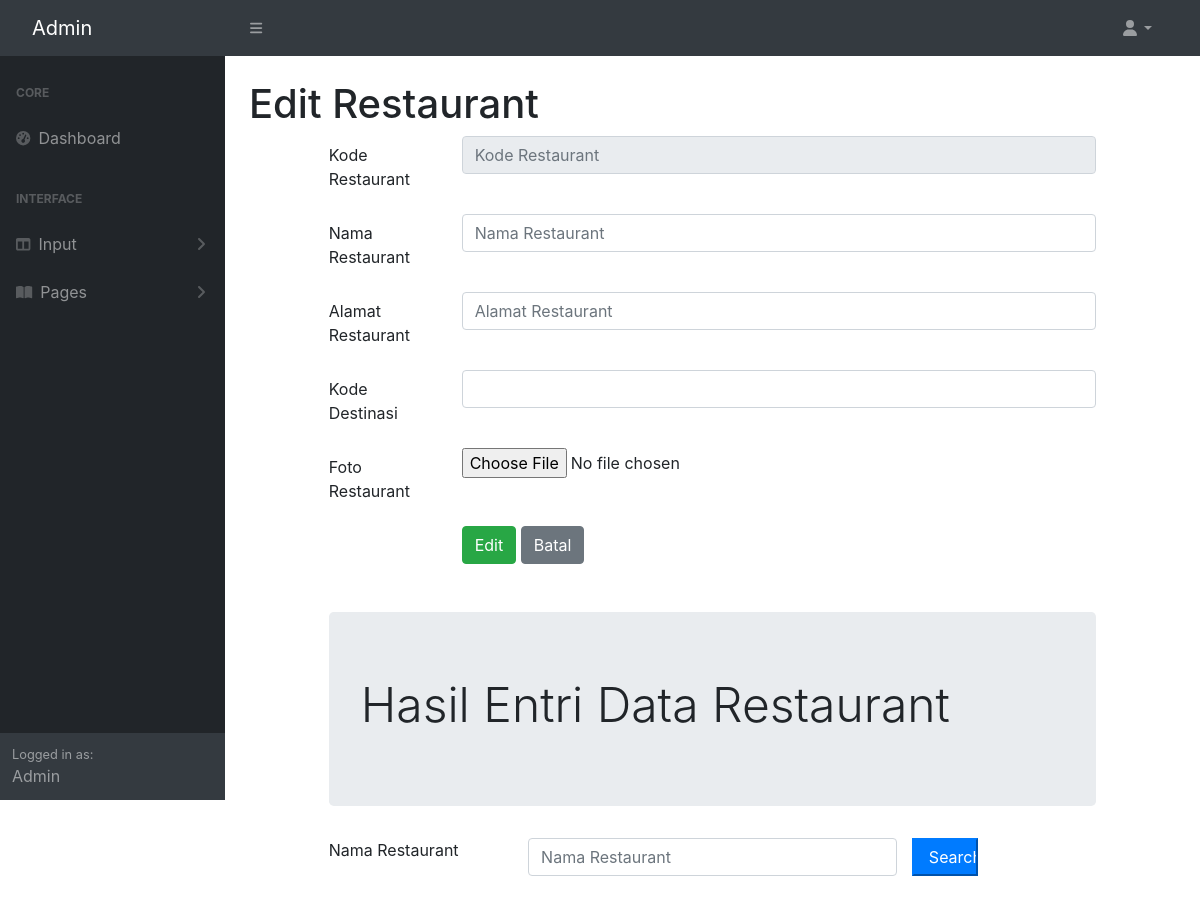
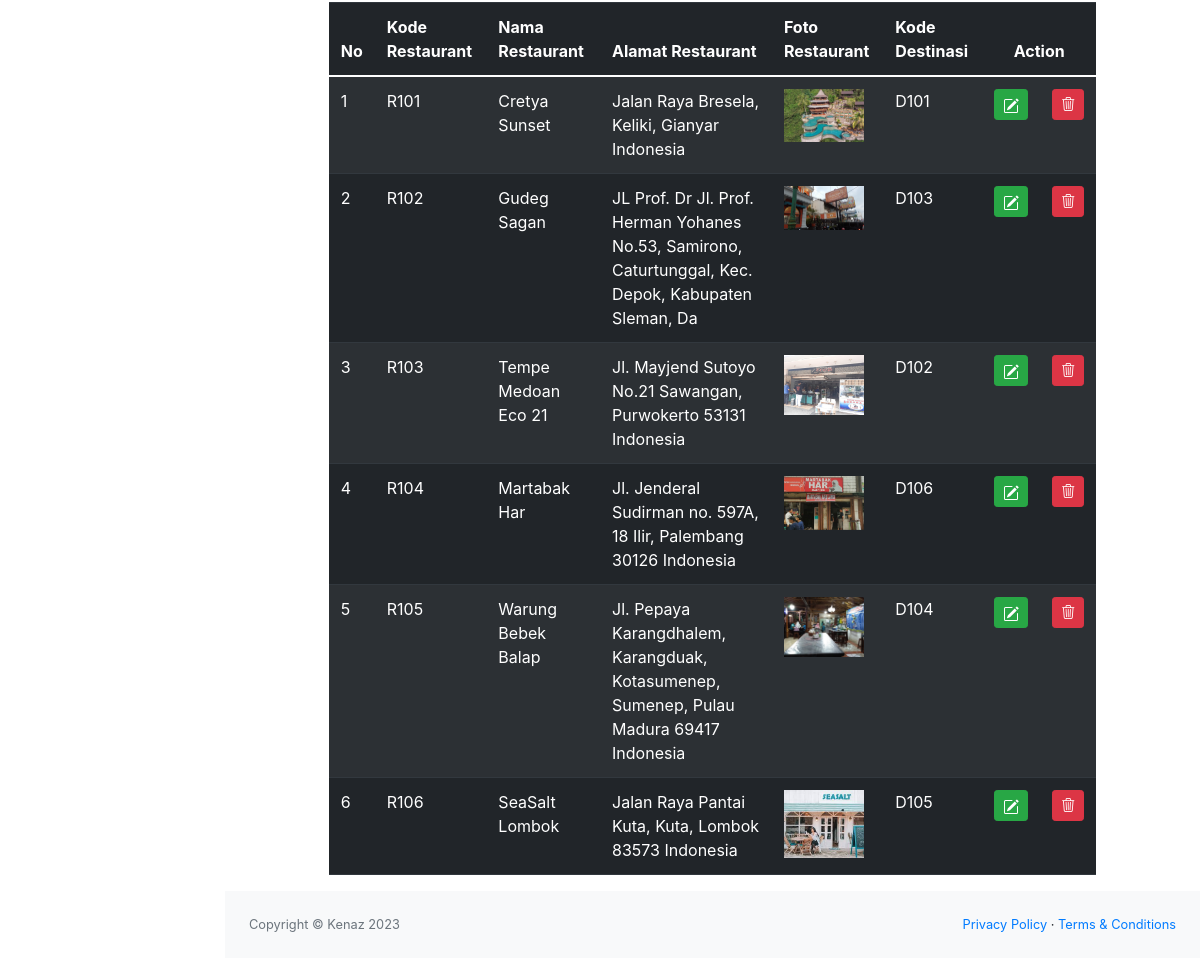
The page /admin/restaurantedit.php on the database its author committed (2 pictures, top to bottom).
### tables this page shows
CREATE TABLE `restaurant` (
  `restaurantKODE` char(4) NOT NULL,
  `restaurantNAMA` varchar(100) NOT NULL,
  `restaurantALAMAT` varchar(100) NOT NULL,
  `restaurantFOTO` char(100) NOT NULL,
  `destinasiKODE` char(4) NOT NULL
);

### admin/restaurantedit.php (the view, shortened to what this page needs)
<!doctype html>
<html>
<?php include "INCLUDE/head.php"?>
    <body class="sb-nav-fixed">
        <?php include "INCLUDE/menunav.php"?>
        <div id="layoutSidenav">
            <?php include "INCLUDE/menu.php"?>
            <div id="layoutSidenav_content">
                <main>
                    <div class="container-fluid px-4">
                        <h1 class="mt-4">Edit Restaurant</h1>
    <?php
        include "include/config.php";
        $datadestinasi = mysqli_query($connection,"select * from destinasi");
        $koderestaurant = $_GET['edit'];
        $editrestaurant = mysqli_query($connection, "select * from restaurant where restaurantKODE = '$koderestaurant'");
        $rowedit = mysqli_fetch_array($editrestaurant);
    ?>
    <head>
        <link rel="stylesheet" href="css/bootstrap.min.css">
        <link rel="stylesheet" href="https://cdn.jsdelivr.net/npm/bootstrap@4.0.0/dist/css/bootstrap.min.css">
        <link rel="stylesheet" href="https://cdnjs.cloudflare.com/ajax/libs/select2/4.0.13/css/select2.min.css">
        <link rel="stylesheet" href="https://cdn.jsdelivr.net/npm/bootstrap-icons@1.10.2/font/bootstrap-icons.css">
    </head>
    <body>
        <div class="row">
            <div class="col-sm-1"></div>
            <div class="col-sm-10">
                <form method="POST" enctype="multipart/form-data">
                    <div class="mb-3 row">
                        <label for="koderestaurant" class="col-sm-2 col-form-label">Kode Restaurant</label>
                        <div class="col-sm-10">
                            <input type="text" class="form-control" name="koderestaurant" id="koderestaurant" placeholder="Kode Restaurant" maxlength="4"
                            value="<?php echo $rowedit["restaurantKODE"]?>" readonly>
                        </div>
                    </div>
                    <div class="mb-3 row">
                        <label for="namarestaurant" class="col-sm-2 col-form-label">Nama Restaurant</label>
                        <div class="col-sm-10">
                            <input type="text" class="form-control" name="namarestaurant" id="namarestaurant" placeholder="Nama Restaurant"
                            value="<?php echo $rowedit["restaurantNAMA"]?>">
                        </div>
                    </div>
                    <div class="mb-3 row">
                        <label for="alamatrestaurant" class="col-sm-2 col-form-label">Alamat Restaurant</label>
                        <div class="col-sm-10">
                            <input type="text" class="form-control" name="alamatrestaurant" id="alamatrestaurant" placeholder="Alamat Restaurant"
                            value="<?php echo $rowedit["restaurantALAMAT"]?>">
                        </div>
                    </div>
                    <div class="mb-3 row">
                        <label for="kodedestinasi" class="col-sm-2 col-form-label">Kode Destinasi</label>
                        <div class="col-sm-10">
                            <select class="form-control" id="kodedestinasi" name="kodedestinasi">
                            <option value="<?php echo $rowedit["destinasiKODE"]?>">
                            </option>
                                <?php while($row = mysqli_fetch_array($datadestinasi)){?>
                                <option value="<?php echo $row["destinasiKODE"]?>">
                                </option>
                                <?php } ?>
                            </select>
                        </div>
                    </div>
                    <div class="form-group row">
                        <label for="file" class="col-sm-2 col-form-label">Foto Restaurant</label>
                        <div class="col-sm-10">
                            <input type="file" id="file" name="file">
                        </div>
                    </div>
                    <div class="form-group row">
                        <div class="col-sm-2"></div>
                        <div class="col-sm-10">
                            <button type="submit" class="btn btn-success" value="Simpan" name="Simpan">Edit</button>
                            <button type="reset" class="btn btn-secondary">Batal</button>
                        </div>
                    </div>
                </form>
                <div class="jumbotron mt-5">
                    <h2 class="display-5">Hasil Entri Data Restaurant</h2>
                </div>
                <form method="POST">
                    <div class="form-group row mb-2">
                        <label for="Search" class="col-sm-3">Nama Restaurant</label>
                        <div class="col-sm-6">
                            <input type="text" name="Search" class="form-control" id="Search"
                            value="<?php if(isset($_POST["Search"])){echo $_POST["Search"];
                            }?>" placeholder="Nama Restaurant">
                        </div>
                        <input type="submit" name="kirim" class="col-sm-1 btn-primary" value="Search">
                    </div>
                </form>
                <br>
                <table class="table table-dark table-striped">
                    <thead>
                        <tr>
                        <th scope="col">No</th>
                        <th scope="col">Kode Restaurant</th>
                        <th scope="col">Nama Restaurant</th>
                        <th scope="col">Alamat Restaurant</th>
                        <th scope="col">Foto Restaurant</th>
                        <th scope="col">Kode Destinasi</th>
                        <th colspan="2" style="text-align: center;">Action</th>
                        </tr>
                    </thead>
                    <tbody>
                        <?php
                            if(isset($_POST["kirim"])){
                                $Search = $_POST["Search"];
                                $query = mysqli_query($connection, "select * from restaurant where restaurantNAMA like'%".$Search."%';");
                            } else{
                                $query = mysqli_query($connection, "select * from restaurant;");
                            }
                            $nomor = 1;
                            while($row = mysqli_fetch_array($query)){
                        ?>
                        <tr>
                            <td>
                                <?php echo $nomor;?>
                            </td>
                            <td><?php echo $row['restaurantKODE']; ?></td>
                            <td><?php echo $row['restaurantNAMA']; ?></td>
                            <td><?php echo $row['restaurantALAMAT']; ?></td>
                            <td><?php if(is_file("images/".$row['restaurantFOTO']))
                                { ?>
                                    <img src="images/<?php echo $row['restaurantFOTO']?>" width="80">
                                <?php } else
                                    echo "<img src='images/noimage.png' width='80'>"
                                ?></td>
                            <td><?php echo $row['destinasiKODE']; ?></td>
                            <td width="5px">
                                <a href="restaurantedit.php?edit=<?php echo $row["restaurantKODE"] ?>" class="btn btn-success btn-sm" title="EDIT">
                            </td>
                            <td width="5px">
                                <a href="restauranthapus.php?hapus=<?php echo $row["restaurantKODE"] ?>" class="btn btn-danger btn-sm" title="HAPUS">
                                <i class="bi bi-trash3"></i>
                            </td>
                            <?php
                                $nomor += 1;
                                }
                            ?>
                        </tr>
                    </tbody>
                </table>
            </div>
        </div>
    </body>
                </main>
                <?php include "INCLUDE/footer.php"?>
            </div>
        </div>
    </body>
</html>

### rows shown on the page
restaurant: restaurantKODE "R101", restaurantNAMA "Cretya Sunset", restaurantALAMAT "Jalan Raya Bresela, Keliki, Gianyar Indonesia", restaurantFOTO (picture), destinasiKODE "D101"
restaurant: restaurantKODE "R102", restaurantNAMA "Gudeg Sagan", restaurantALAMAT "JL Prof. Dr Jl. Prof. Herman Yohanes No.53, Samirono, Caturtunggal, Kec. Depok, Kabupaten Sleman, Da", restaurantFOTO (picture), destinasiKODE "D103"
restaurant: restaurantKODE "R103", restaurantNAMA "Tempe Medoan Eco 21", restaurantALAMAT "Jl. Mayjend Sutoyo No.21 Sawangan, Purwokerto 53131 Indonesia", restaurantFOTO (picture), destinasiKODE "D102"
restaurant: restaurantKODE "R104", restaurantNAMA "Martabak Har", restaurantALAMAT "Jl. Jenderal Sudirman no. 597A, 18 Ilir, Palembang 30126 Indonesia", restaurantFOTO (picture), destinasiKODE "D106"
restaurant: restaurantKODE "R105", restaurantNAMA "Warung Bebek Balap", restaurantALAMAT "Jl. Pepaya Karangdhalem, Karangduak, Kotasumenep, Sumenep, Pulau Madura 69417 Indonesia", restaurantFOTO (picture), destinasiKODE "D104"
restaurant: restaurantKODE "R106", restaurantNAMA "SeaSalt Lombok", restaurantALAMAT "Jalan Raya Pantai Kuta, Kuta, Lombok 83573 Indonesia", restaurantFOTO (picture), destinasiKODE "D105"
